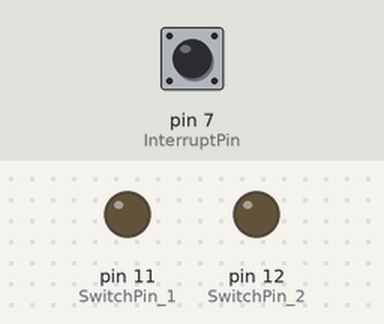
The program below on a simulated Arduino Leonardo, built with avr-gcc and run on an emulated ATmega32U4. On the bench: output pins drawn as LEDs (lit = HIGH). The test bench sets the inputs (shaded band); at power-on: pin 7 (InterruptPin) LOW.

Above: at 2.2 s.
2.3 s: pin 7 (InterruptPin) pulled HIGH for 0.15 s
At 3.4 s:
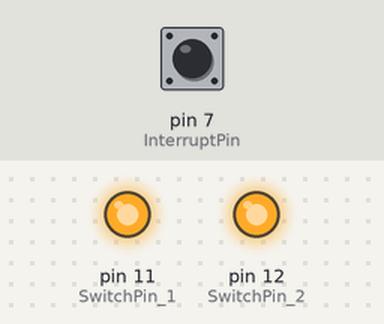
Timing chart, 0 to 5.3 s (numbered marks = the images above; inputs shaded):
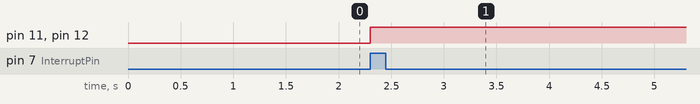

Measured:
- after the input at 2.3 s, pin 11 (SwitchPin_1), pin 12 (SwitchPin_2): LOW → HIGH at once

The program:

main.cpp
```cpp
#include <Arduino.h>

const uint8_t SwitchPin_1 = 11;
const uint8_t SwitchPin_2 = 12;
const uint8_t InterruptPin = 7;

const uint8_t Relay_On = LOW;
const uint8_t Relay_Off = HIGH;

void turnRelaysOff();

void setup(){
  pinMode(SwitchPin_1, OUTPUT);
  pinMode(SwitchPin_2, OUTPUT);

  pinMode(InterruptPin, INPUT);
  delay(1000);
  attachInterrupt(digitalPinToInterrupt(InterruptPin), turnRelaysOff, RISING);

  digitalWrite(SwitchPin_1, Relay_On);
  digitalWrite(SwitchPin_2, Relay_On);
}

void loop(){
	if(digitalRead(InterruptPin) == HIGH){
		turnRelaysOff();
	}
}

void turnRelaysOff(){
  digitalWrite(SwitchPin_1, Relay_Off);
  digitalWrite(SwitchPin_2, Relay_Off);
}
```
